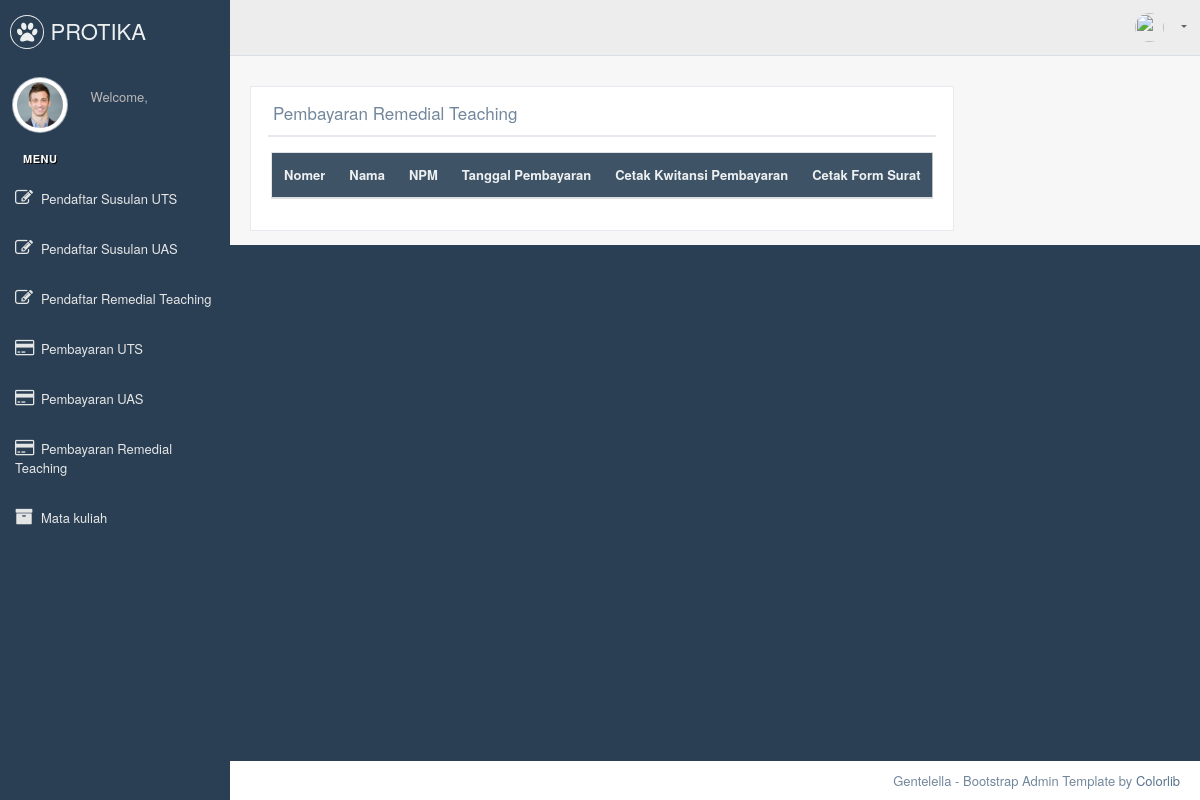
Page /index.php/c_prt/brt on the earlier database version.
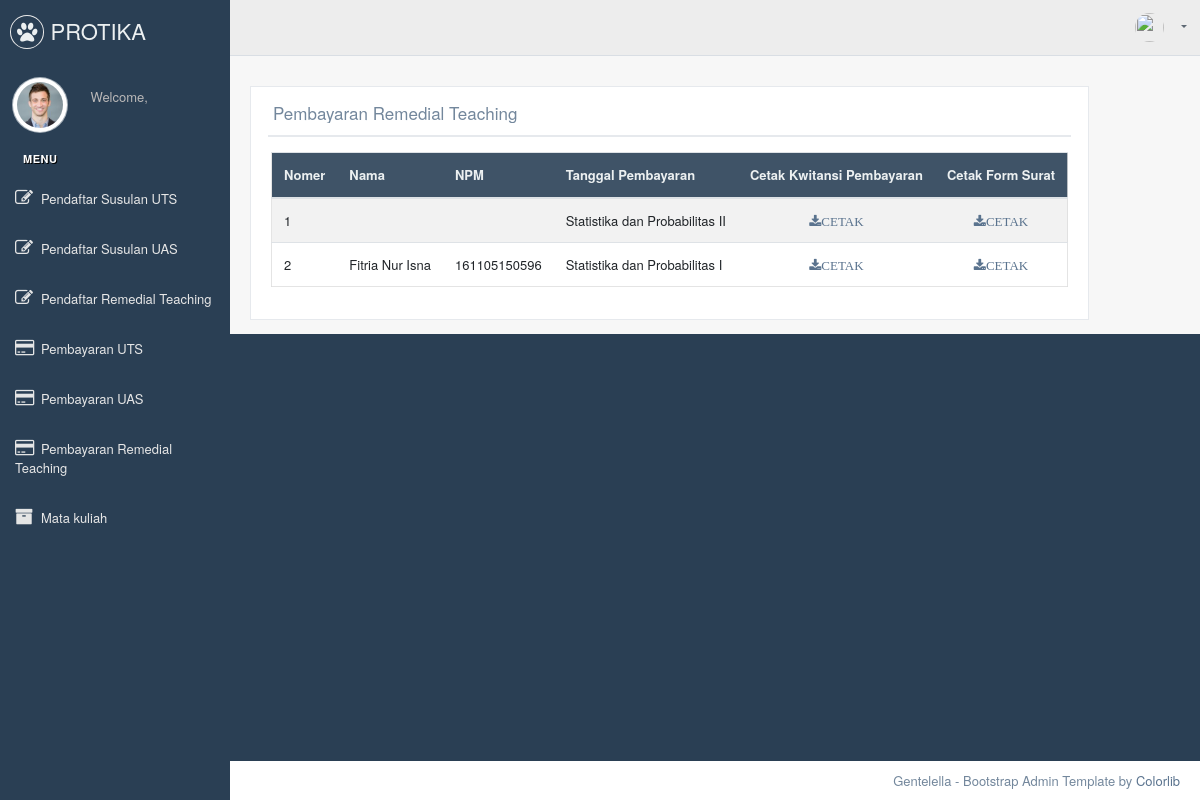
Same page on the later database version.
### tables this page shows
CREATE TABLE `rt` (
  `nama` varchar(100) DEFAULT NULL,
  `npm` varchar(13) NOT NULL,
  `program_studi` varchar(20) NOT NULL,
  `n_hp` varchar(12) DEFAULT NULL,
  `ta` varchar(9) DEFAULT NULL,
  `kls` varchar(8) DEFAULT NULL,
  `semester` varchar(6) DEFAULT NULL,
  `matkul` varchar(100) DEFAULT NULL,
  `sks` varchar(1) DEFAULT NULL,
  `dosen` varchar(100) DEFAULT NULL,
  `nilai` varchar(20) DEFAULT NULL,
  `khs` varchar(50) DEFAULT NULL,
  `tanggal_rt` date DEFAULT NULL,
  `pukul` time DEFAULT NULL,
  `verivikasi` varchar(10) DEFAULT NULL
);

### application/libraries/Template.php (called while the page is built)
<?php if (! defined('BASEPATH')) exit('No direct script access allowed');
class Template {
	var $template_data = array();
	function set($name, $value)
	{
		$this->template_data[$name] = $value;
	}
	function load($template = '', $view = '', $view_data = array(), $return = FALSE)
	{
		$this->CI=&get_instance();
		$this->set('contents', $this->CI->load->view($view,$view_data, TRUE));
		return $this->CI->load->view ($template, $this->template_data, $return);
	}
}

### application/controllers/C_prt.php (called while the page is built, shortened)
<?php
class C_prt extends CI_Controller {
	public function brt()
	{
		$data["rt"] = $this->M_rt->getwhere('verivikasi',1,'rt')->result();
		$this->template->load('admin/va_static','admin/va_prt',$data);
	}
}

### index.php (called while the page is built, shortened)
<?php
require_once BASEPATH.'core/CodeIgniter.php';

### application/models/M_rt.php (called while the page is built, shortened)
<?php defined('BASEPATH') OR exit('No direct script access allowed');
class M_rt extends CI_Model
{
    public function getwhere($field,$where,$table)
    {
      $this->db->where($field,$where);
      $query = $this->db->get($table);
      return $query;
    }
}

### application/views/admin/va_prt.php (the view, shortened to what this page needs)
<div class="col-md-12 col-sm-12  ">
                <div class="x_panel">
                  <div class="x_title">
                    <h2>Pembayaran Remedial Teaching</h2>
                    <ul class="nav navbar-center panel_toolbox">
                      <li><a class="collapse-link"><i class="fa fa-chevron-center"></i></a>
                      </li>
                    </ul>
                    <div class="clearfix"></div>
                  </div>
                  <div class="x_content">
                    <div class="table-responsive">
                      <table class="table table-striped jambo_table bulk_action">
                        <thead>
        <tr>
          <th>Nomer</th>
          <th>Nama</th>
          <th>NPM</th>
          <th>Tanggal Pembayaran</th>
          <th>Cetak Kwitansi Pembayaran</th>
          <th>Cetak Form Surat</th>
        </tr>
      </thead>
      <tbody>
        <tr>
          <?php
              $no = 1;
              foreach ($rt as $s)  {?>
              <td><?php echo $no++ ?></td>
              <td><?php echo $s->nama; ?></td>
              <td><input type="hidden" name="npm" value="<?php echo $s->npm; ?>" class="form-control"><?php echo $s->npm; ?></td>
              <td><?php echo $s->matkul; ?></td>
              <td align="center"><a href="<?= base_url()?>C_admin/kwitansi_pdf/<?= $s->npm?>" class="fa fa-download" >CETAK</a></td>
              <td align="center"><a href="<?= base_url()?>C_admin/form_uts_pdf/<?= $s->npm?>" class="fa fa-download" >CETAK</a></td>
        </tr>
      <?php } ?>
      </tbody>
                      </table>
                    </div>
                  </div>
                </div>
              </div>
            </div>
          </div>
        </div>

Differences in the rows shown:
added rt: matkul "Statistika dan Probabilitas II"
added rt: nama "Fitria Nur Isna", npm "161105150596", matkul "Statistika dan Probabilitas I"
